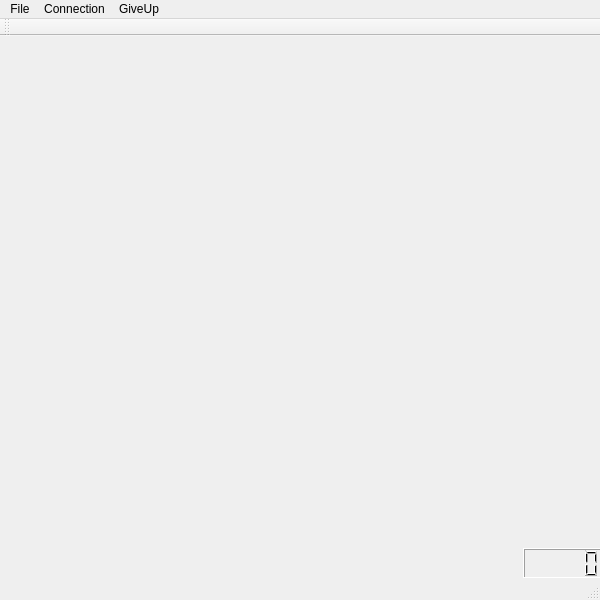
<?xml version="1.0" encoding="UTF-8"?>
<ui version="4.0">
 <class>MainWindow</class>
 <widget class="QMainWindow" name="MainWindow">
  <property name="geometry">
   <rect>
    <x>0</x>
    <y>0</y>
    <width>600</width>
    <height>600</height>
   </rect>
  </property>
  <property name="windowTitle">
   <string>MainWindow</string>
  </property>
  <widget class="QWidget" name="centralWidget">
   <widget class="QLabel" name="label">
    <property name="geometry">
     <rect>
      <x>30</x>
      <y>520</y>
      <width>211</width>
      <height>16</height>
     </rect>
    </property>
    <property name="text">
     <string/>
    </property>
   </widget>
   <widget class="QLCDNumber" name="lcdNumber">
    <property name="geometry">
     <rect>
      <x>523</x>
      <y>512</y>
      <width>81</width>
      <height>31</height>
     </rect>
    </property>
   </widget>
  </widget>
  <widget class="QMenuBar" name="menuBar">
   <property name="geometry">
    <rect>
     <x>0</x>
     <y>0</y>
     <width>600</width>
     <height>23</height>
    </rect>
   </property>
   <widget class="QMenu" name="menuConnection">
    <property name="title">
     <string>Connection</string>
    </property>
    <addaction name="actionAsServer"/>
    <addaction name="actionAsClient"/>
   </widget>
   <widget class="QMenu" name="menuGiveUp">
    <property name="title">
     <string>GiveUp</string>
    </property>
    <addaction name="actionSurrender"/>
   </widget>
   <widget class="QMenu" name="menuFile">
    <property name="title">
     <string>File</string>
    </property>
    <addaction name="actionSave"/>
    <addaction name="actionLoad"/>
   </widget>
   <addaction name="menuFile"/>
   <addaction name="menuConnection"/>
   <addaction name="menuGiveUp"/>
  </widget>
  <widget class="QToolBar" name="mainToolBar">
   <attribute name="toolBarArea">
    <enum>TopToolBarArea</enum>
   </attribute>
   <attribute name="toolBarBreak">
    <bool>false</bool>
   </attribute>
  </widget>
  <widget class="QStatusBar" name="statusBar"/>
  <action name="actionAsServer">
   <property name="text">
    <string>AsServer</string>
   </property>
  </action>
  <action name="actionAsClient">
   <property name="text">
    <string>AsClient</string>
   </property>
  </action>
  <action name="actionSurrender">
   <property name="text">
    <string>Surrender</string>
   </property>
  </action>
  <action name="actionSave">
   <property name="text">
    <string>Save</string>
   </property>
  </action>
  <action name="actionLoad">
   <property name="text">
    <string>Load</string>
   </property>
  </action>
 </widget>
 <layoutdefault spacing="6" margin="11"/>
 <resources/>
 <connections/>
</ui>
